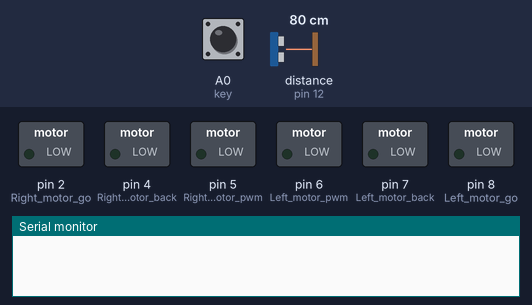
This sketch was run on a simulated Arduino Uno, built with avr-gcc and run on an emulated ATmega328P. On the bench: switched loads named in the sketch (green lamp = pin HIGH), the last lines printed to the serial monitor. Dashed ring = blinking. Inputs (shaded band) come from the test bench; at power-on: A0 (key) HIGH, distance to the obstacle (sensor on pin 12) 80 cm. The echo pulse lasts 58.3 µs per cm; pins used as bus, display or sensor lines are not drawn.

Above: at 0.8 s.
0.9 s: A0 (key) pulled LOW for 0.15 s
At 2.2 s:
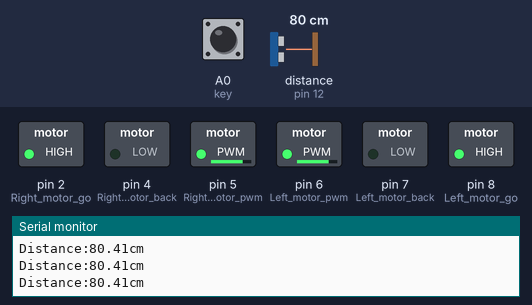
2.5 s: distance to the obstacle (sensor on pin 12) set to 55 cm
5.5 s: distance to the obstacle (sensor on pin 12) set to 46 cm
At 6.7 s:
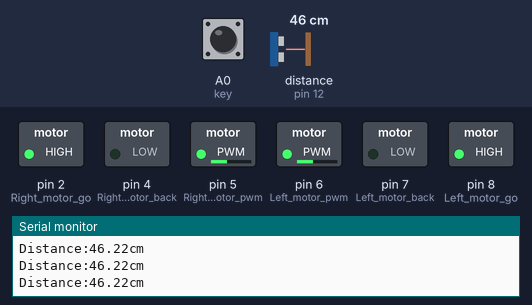
7.0 s: distance to the obstacle (sensor on pin 12) set to 28 cm
10.0 s: distance to the obstacle (sensor on pin 12) set to 22 cm
At 11.9 s:
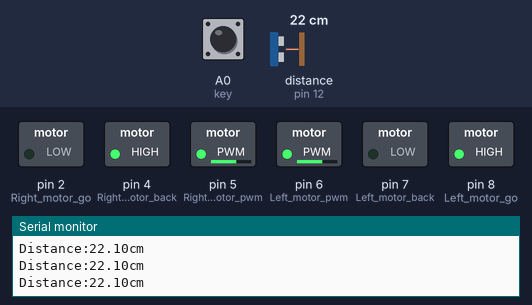
Timing chart, 0 to 14.0 s (numbered marks = the images above; inputs shaded):
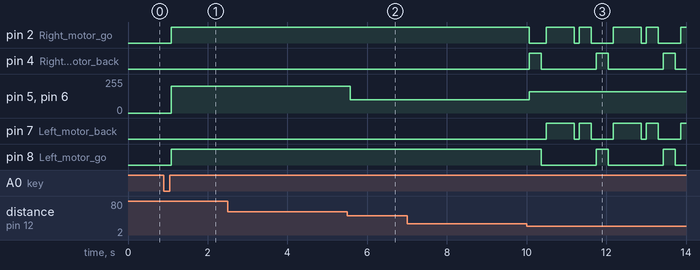

Measured:
- the behaviour switches between 51 and 50 cm on distance to the obstacle (sensor on pin 12) (found by bisection; images 1 and 2)
- the behaviour switches between 25 and 24 cm on distance to the obstacle (sensor on pin 12) (found by bisection; images 2 and 3)
- after the input at 0.9 s, pin 2 (Right_motor_go), pin 8 (Left_motor_go): LOW → HIGH after 0.18 s; pin 5 (Right_motor_pwm), pin 6 (Left_motor_pwm): 0/255 → 200/255 after 0.18 s
- after the input at 5.5 s, pin 5 (Right_motor_pwm), pin 6 (Left_motor_pwm): 200/255 → 100/255 after 0.07 s
- after the input at 10.0 s, pin 2 (Right_motor_go): HIGH → LOW after 0.07 s, then repeats every 1.7 s: HIGH 0.70 s, LOW 0.13 s, HIGH 0.30 s, LOW 0.56 s; pin 4 (Right_motor_back): alternates HIGH for 0.30 s and LOW for 1.4 s, starting after 0.07 s

The sketch:

avoid_ultrasonic.ino
```cpp
// (licence header left out)
//Define pin
int Left_motor_go = 8;        // AIN1
int Left_motor_back = 7;      // AIN2

int Right_motor_go = 2;       // BIN1
int Right_motor_back = 4;     // BIN2

int Left_motor_pwm = 6;       //left motor speed control PWMA
int Right_motor_pwm = 5;      //right motor speed control PWMB

int key = A0;                 //Define button as analog port A0 with Arduino


int EchoPin = 12;             //define EchoPin is 12 on the  Arduino
int TrigPin = 13;             //define TriPin is 13 on the  Arduino

float distance = 0;           //define ultrasonic measure distance

/**
* Function       setup
* @author        Danny
* @date          2017.07.25
* @brief         Initialization configuration
* @param[in]     void
* @retval        void
* @par History   no
*/
void setup()
{
  //Set the baud rate of serial data transmission is 9600
  Serial.begin(9600);

  //Initialize the motor PIN IO
  pinMode(Left_motor_go, OUTPUT);
  pinMode(Left_motor_back, OUTPUT);
  pinMode(Right_motor_go, OUTPUT);
  pinMode(Right_motor_back, OUTPUT);

  //Define button pin as input interface
  pinMode(key, INPUT);

  //Define sensor as input interface
  digitalWrite(key, HIGH);

  //Define ultrasonic pin
  pinMode(EchoPin, INPUT);
  pinMode(TrigPin, OUTPUT);

  //Call key scan fuction
  key_scan();
}

/**
* Function       run
* @author        Danny
* @date          2017.07.26
* @brief         car run
* @param[in1]    left_speed
* @param[in2]    right_speed
* @param[out]    void
* @retval        void
* @par History   no
*/
void run(int left_speed, int right_speed)
{
  //left motor go
  digitalWrite(Left_motor_go, HIGH);   //enable left motor go
  digitalWrite(Left_motor_back, LOW);  //prohibit left motro back
  analogWrite(Left_motor_pwm, left_speed );

  //right motor go
  digitalWrite(Right_motor_go, HIGH);  //enable right motor go
  digitalWrite(Right_motor_back, LOW); //prohibit right motor back
  analogWrite(Right_motor_pwm, right_speed);
}

/**
* Function       brake
* @author        Danny
* @date          2017.07.25
* @brief         car brake
* @param[in]     time:delay
* @param[out]    void
* @retval        void
* @par History   no
*/
void brake(int time)
{
  digitalWrite(Left_motor_go, LOW);
  digitalWrite(Left_motor_back, LOW);
  digitalWrite(Right_motor_go, LOW);
  digitalWrite(Right_motor_back, LOW);

  delay(time * 100);
}

/**
* Function       left
* @author        Danny
* @date          2017.07.25
* @brief         Turn left (left wheel stop, right wheel go)
* @param[in1]    left_speed
* @param[in2]    right_speed
* @param[out]    void
* @retval        void
* @par History   no
*/
void left(int left_speed, int right_speed)
{
  //left motor stop
  digitalWrite(Left_motor_go, LOW);    //prohibit left motor go
  digitalWrite(Left_motor_back, LOW);  //prohibit left motor back
  analogWrite(Left_motor_pwm, left_speed);

  //right motor go
  digitalWrite(Right_motor_go, HIGH);  //enable right motor go
  digitalWrite(Right_motor_back, LOW); //prohibit right motor back
  analogWrite(Right_motor_pwm, right_speed);
}

/**
* Function       right
* @author        Danny
* @date          2017.07.25
* @brief         Turn right (right wheel stop, left wheel go)
* @param[in]     void
* @param[out]    void
* @retval        void
* @par History   no
*/
void right()
{
  //left motor go
  digitalWrite(Left_motor_go, HIGH);   //enable left motor go
  digitalWrite(Left_motor_back, LOW);  //prohibit left motor back
  analogWrite(Left_motor_pwm, 150);

  //right motor stop
  digitalWrite(Right_motor_go, LOW);   //prohibit right motor go
  digitalWrite(Right_motor_back, LOW); //prohibit right motor back
  analogWrite(Right_motor_pwm, 0);
}

/**
* Function       spin_left
* @author        Danny
* @date          2017.07.25
* @brief         Turn left in place(left wheel back,right wheel go)
* @param[in]     time：delay
* @param[out]    void
* @retval        void
* @par History   no
*/
void spin_left(int time)
{
  //left motor back
  digitalWrite(Left_motor_go, LOW);     //prohibit left motor go
  digitalWrite(Left_motor_back, HIGH);  //enable left motor back
  analogWrite(Left_motor_pwm, 160);

  //right motor go
  digitalWrite(Right_motor_go, HIGH);  //enable right motor go
  digitalWrite(Right_motor_back, LOW); //prohibit right motor back
  analogWrite(Right_motor_pwm, 160);

  delay(time * 100);
}

/**
* Function       spin_right
* @author        Danny
* @date          2017.07.25
* @brief         Turn right in place(right wheel back,left wheel go)
* @param[in]     time:delay
* @param[out]    void
* @retval        void
* @par History   no
*/
void spin_right(int time)
{
  //left motor go
  digitalWrite(Left_motor_go, HIGH);    //enable left motor go
  digitalWrite(Left_motor_back, LOW);   //prohibit left motor back
  analogWrite(Left_motor_pwm,160);

   //right motor back
  digitalWrite(Right_motor_go, LOW);    //prohibit right motor go
  digitalWrite(Right_motor_back, HIGH); //enable right motor back
  analogWrite(Right_motor_pwm, 160);

  delay(time * 100);
}

/**
* Function       back
* @author        Danny
* @date          2017.07.25
* @brief         car back
* @param[in]     time：delay
* @param[out]    void
* @retval        void
* @par History   no
*/
void back(int time)
{
  //left motor back
  digitalWrite(Left_motor_go, LOW);     //prohibit left motor go
  digitalWrite(Left_motor_back, HIGH);  //enable lef tmotor back
  analogWrite(Left_motor_pwm, 40);

  //right motor back
  digitalWrite(Right_motor_go, LOW);     //prohibit right motor go
  digitalWrite(Right_motor_back, HIGH);  //enable right motor back
  analogWrite(Right_motor_pwm, 40);

  delay(time );
}

/**
* Function       key_scan
* @author        Danny
* @date          2017.07.25
* @brief         Button detection (including software key to remove jitter)
* @param[in]     void
* @param[out]    void
* @retval        void
* @par History   no
*/
void key_scan()
{
  while (digitalRead(key));       //When the button not press, it while
  while (!digitalRead(key))       //When the button press
  {
    delay(10);	                  //delay 10ms
    if (digitalRead(key)  ==  LOW)//The second time to determine whether the button is pressed
    {
      delay(100);
      while (!digitalRead(key));  //Test whether the key is released
    }
  }
}

/**
* Function       Distance
* @author        Danny
* @date          2017.07.26
* @brief         Ultrasonic measurement of the distance ahead
* @param[in]     void
* @param[out]    void
* @retval        void
* @par History   no
*/
void Distance()
{
  digitalWrite(TrigPin, LOW);               //Give trigger pin low level 2 s
  delayMicroseconds(2);
  digitalWrite(TrigPin, HIGH);              //Give trigger pin high level 10 s,at least 10 s
  delayMicroseconds(10);
  digitalWrite(TrigPin, LOW);
  float Fdistance = pulseIn(EchoPin, HIGH); // Read high level time(uint：us)
  Fdistance = Fdistance / 58;
  Serial.print("Distance:");               //（uint ：cm）
  Serial.print(Fdistance);                 //display distance
  Serial.println("cm");
  distance = Fdistance;
}

/**
* Function       bubble
* @author        Danny
* @date          2017.07.26
* @brief         Five times of ultrasonic data for bubble sorting
* @param[in1]    a:The first address of ultrasonic array
* @param[in2]    n:Size of ultrasonic array
* @param[out]    void
* @retval        void
* @par History   no
*/
void bubble(unsigned long *a, int n)

{
  int i, j, temp;
  for (i = 0; i < n - 1; i++)
  {
    for (j = i + 1; j < n; j++)
    {
      if (a[i] > a[j])
      {
        temp = a[i];
        a[i] = a[j];
        a[j] = temp;
      }
    }
  }
}

/**
* Function       Distane_test
* @author        Danny
* @date          2017.07.26
* @brief         Ultrasonic measurement five times, remove the maximum value, the minimum value,
*                Taking average value to improve test accuracy
* @param[in]     void
* @param[out]    void
* @retval        void
* @par History   no
*/
void Distance_test()
{
  unsigned long ultrasonic[5] = {0};
  int num = 0;
  while (num < 5)
  {
    Distance();
    //Filter out the error data in the test distance is greater than 500
    while (distance >= 500)
    {
      brake(0);
      Distance();
    }
    ultrasonic[num] = distance;
    num++;
  }
  num = 0;
  bubble(ultrasonic, 5);
  distance = (ultrasonic[1] + ultrasonic[2] + ultrasonic[3]) / 3;
  return;
}

/**
* Function       loop
* @author        Danny
* @date          2017.07.25
* @brief         Call setup to initialize the key scan function inside the configuration,
*                Ultrasonic obstacle avoidance mode opens
* @param[in]     void
* @retval        void
* @par History   no
*/
void loop()
{
  Distance_test();
  if (distance > 50)
  {
    run(200, 200);      //When the distance is far away, run at full speed
  }
  else if (distance >= 25 && distance <= 50)
  {
    run(100, 100);      //When the distance is near,slow down
  }
  else if (distance < 25)
  {
    spin_right(3.5);    //When approaching obstacles,turn right at about 90 degrees
    brake(1);
    Distance_test();    //Test again to determine the distance ahead
    if (distance >= 25)
    {
      run(100, 100);    //When the distance is greater than 25cm after turning,run
    }
    else if (distance < 25)
    {
      spin_left(7);    //When the distance less than 25cm after turning,turn left 180 degrees in place
      brake(1);
      Distance_test(); //Test again to determine the distance ahead
      if (distance >= 25)
      {
        run(100, 100); //When the distance is greater than 25cm after turning,run
      }
      else if (distance < 25)
      {
        spin_left(3.5);//When the distance less than 25cm after turning,turn right 90 degrees in place
        brake(1);
      }
    }
  }
}
```
